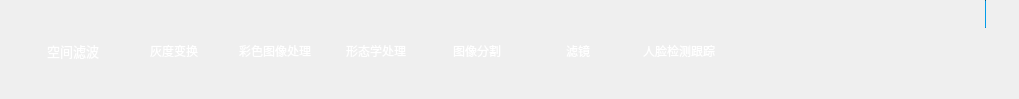
      <widget class="QWidget" name="scrollAreaWidgetContents_4">
       <property name="geometry">
        <rect>
         <x>0</x>
         <y>0</y>
         <width>1019</width>
         <height>99</height>
        </rect>
       </property>
       <widget class="QToolButton" name="toolButton">
        <property name="geometry">
         <rect>
          <x>23</x>
          <y>1</y>
          <width>100</width>
          <height>100</height>
         </rect>
        </property>
        <property name="sizePolicy">
         <sizepolicy hsizetype="Expanding" vsizetype="Fixed">
          <horstretch>0</horstretch>
          <verstretch>0</verstretch>
         </sizepolicy>
        </property>
        <property name="sizeIncrement">
         <size>
          <width>0</width>
          <height>0</height>
         </size>
        </property>
        <property name="font">
         <font>
          <family>Microsoft JhengHei</family>
          <pointsize>10</pointsize>
          <weight>9</weight>
          <italic>false</italic>
          <bold>false</bold>
         </font>
        </property>
        <property name="cursor">
         <cursorShape>PointingHandCursor</cursorShape>
        </property>
        <property name="mouseTracking">
         <bool>true</bool>
        </property>
        <property name="focusPolicy">
         <enum>Qt::StrongFocus</enum>
        </property>
        <property name="contextMenuPolicy">
         <enum>Qt::DefaultContextMenu</enum>
        </property>
        <property name="acceptDrops">
         <bool>false</bool>
        </property>
        <property name="layoutDirection">
         <enum>Qt::LeftToRight</enum>
        </property>
        <property name="autoFillBackground">
         <bool>false</bool>
        </property>
        <property name="styleSheet">
         <string notr="true">QToolButton{
font: 75 10pt &quot;Microsoft JhengHei&quot;;
color: rgb(255, 255, 255);
padding: 7px 7px;
 border: 1px ;
 
}
QToolButton:hover{
background-color: rgb(61, 165, 252);
padding: 5px 5px;
 border: 1px ;

}

QToolButton:checked{
background-color: rgb(61, 165, 252);

}</string>
        </property>
        <property name="text">
         <string>空间滤波</string>
        </property>
        <property name="icon">
         <iconset resource="menu.qrc">
          <normaloff>:/images/104.jpg</normaloff>:/images/104.jpg</iconset>
        </property>
        <property name="iconSize">
         <size>
          <width>79</width>
          <height>62</height>
         </size>
        </property>
        <property name="checkable">
         <bool>true</bool>
        </property>
        <property name="checked">
         <bool>false</bool>
        </property>
        <property name="autoRepeat">
         <bool>false</bool>
        </property>
        <property name="autoExclusive">
         <bool>true</bool>
        </property>
        <property name="autoRepeatDelay">
         <number>300</number>
        </property>
        <property name="autoRepeatInterval">
         <number>100</number>
        </property>
        <property name="popupMode">
         <enum>QToolButton::DelayedPopup</enum>
        </property>
        <property name="toolButtonStyle">
         <enum>Qt::ToolButtonTextUnderIcon</enum>
        </property>
        <property name="autoRaise">
         <bool>true</bool>
        </property>
        <property name="arrowType">
         <enum>Qt::NoArrow</enum>
        </property>
       </widget>
       <widget class="QToolButton" name="toolButton_2">
        <property name="geometry">
         <rect>
          <x>225</x>
          <y>1</y>
          <width>100</width>
          <height>100</height>
         </rect>
        </property>
        <property name="cursor">
         <cursorShape>PointingHandCursor</cursorShape>
        </property>
        <property name="mouseTracking">
         <bool>true</bool>
        </property>
        <property name="focusPolicy">
         <enum>Qt::ClickFocus</enum>
        </property>
        <property name="styleSheet">
         <string notr="true">QToolButton{
font: 75 10pt &quot;Microsoft JhengHei&quot;;
color: rgb(255, 255, 255);
padding: 7px 7px;
 border: 1px ;
 
}
QToolButton:hover{
background-color: rgb(61, 165, 252);
padding: 5px 5px;
 border: 1px ;

}

QToolButton:checked{
background-color: rgb(61, 165, 252);

}</string>
        </property>
        <property name="text">
         <string>彩色图像处理</string>
        </property>
        <property name="icon">
         <iconset resource="menu.qrc">
          <normaloff>:/images/108.png</normaloff>:/images/108.png</iconset>
        </property>
        <property name="iconSize">
         <size>
          <width>79</width>
          <height>61</height>
         </size>
        </property>
        <property name="checkable">
         <bool>true</bool>
        </property>
        <property name="checked">
         <bool>false</bool>
        </property>
        <property name="autoExclusive">
         <bool>true</bool>
        </property>
        <property name="toolButtonStyle">
         <enum>Qt::ToolButtonTextUnderIcon</enum>
        </property>
        <property name="autoRaise">
         <bool>true</bool>
        </property>
       </widget>
       <widget class="QToolButton" name="toolButton_3">
        <property name="geometry">
         <rect>
          <x>326</x>
          <y>1</y>
          <width>100</width>
          <height>100</height>
         </rect>
        </property>
        <property name="sizePolicy">
         <sizepolicy hsizetype="Fixed" vsizetype="Fixed">
          <horstretch>0</horstretch>
          <verstretch>0</verstretch>
         </sizepolicy>
        </property>
        <property name="cursor">
         <cursorShape>PointingHandCursor</cursorShape>
        </property>
        <property name="mouseTracking">
         <bool>true</bool>
        </property>
        <property name="styleSheet">
         <string notr="true">QToolButton{
font: 75 10pt &quot;Microsoft JhengHei&quot;;
color: rgb(255, 255, 255);
padding: 7px 7px;
 border: 1px ;
 
}
QToolButton:hover{
background-color: rgb(61, 165, 252);
padding: 5px 5px;
 border: 1px ;

}

QToolButton:checked{
background-color: rgb(61, 165, 252);

}</string>
        </property>
        <property name="text">
         <string>形态学处理</string>
        </property>
        <property name="icon">
         <iconset resource="menu.qrc">
          <normaloff>:/images/eb863d8244063a46-879cdc9bed8672bf-6f2f3e549eedd2b7914509d9fb23e95f.jpg</normaloff>:/images/eb863d8244063a46-879cdc9bed8672bf-6f2f3e549eedd2b7914509d9fb23e95f.jpg</iconset>
        </property>
        <property name="iconSize">
         <size>
          <width>79</width>
          <height>62</height>
         </size>
        </property>
        <property name="checkable">
         <bool>true</bool>
        </property>
        <property name="autoExclusive">
         <bool>true</bool>
        </property>
        <property name="toolButtonStyle">
         <enum>Qt::ToolButtonTextUnderIcon</enum>
        </property>
        <property name="autoRaise">
         <bool>true</bool>
        </property>
       </widget>
       <widget class="QToolButton" name="toolButton_4">
        <property name="geometry">
         <rect>
          <x>427</x>
          <y>1</y>
          <width>100</width>
          <height>100</height>
         </rect>
        </property>
        <property name="cursor">
         <cursorShape>PointingHandCursor</cursorShape>
        </property>
        <property name="mouseTracking">
         <bool>true</bool>
        </property>
        <property name="styleSheet">
         <string notr="true">QToolButton{
font: 75 10pt &quot;Microsoft JhengHei&quot;;
color: rgb(255, 255, 255);
padding: 7px 7px;
 border: 1px ;
 
}
QToolButton:hover{
background-color: rgb(61, 165, 252);
padding: 5px 5px;
 border: 1px ;

}

QToolButton:checked{
background-color: rgb(61, 165, 252);

}</string>
        </property>
        <property name="text">
         <string>图像分割</string>
        </property>
        <property name="icon">
         <iconset resource="menu.qrc">
          <normaloff>:/images/118.jpg</normaloff>:/images/118.jpg</iconset>
        </property>
        <property name="iconSize">
         <size>
          <width>79</width>
          <height>62</height>
         </size>
        </property>
        <property name="checkable">
         <bool>true</bool>
        </property>
        <property name="autoExclusive">
         <bool>true</bool>
        </property>
        <property name="toolButtonStyle">
         <enum>Qt::ToolButtonTextUnderIcon</enum>
        </property>
        <property name="autoRaise">
         <bool>true</bool>
        </property>
       </widget>
       <widget class="QToolButton" name="toolButton_5">
        <property name="geometry">
         <rect>
          <x>629</x>
          <y>1</y>
          <width>100</width>
          <height>100</height>
         </rect>
        </property>
        <property name="cursor">
         <cursorShape>PointingHandCursor</cursorShape>
        </property>
        <property name="mouseTracking">
         <bool>true</bool>
        </property>
        <property name="toolTipDuration">
         <number>-1</number>
        </property>
        <property name="styleSheet">
         <string notr="true">QToolButton{
font: 75 10pt &quot;Microsoft JhengHei&quot;;
color: rgb(255, 255, 255);
padding: 7px 7px;
 border: 1px ;
 
}
QToolButton:hover{
background-color: rgb(61, 165, 252);
padding: 5px 5px;
 border: 1px ;

}

QToolButton:checked{
background-color: rgb(61, 165, 252);

}</string>
        </property>
        <property name="text">
         <string>人脸检测跟踪</string>
        </property>
        <property name="icon">
         <iconset resource="menu.qrc">
          <normaloff>:/images/116.png</normaloff>:/images/116.png</iconset>
        </property>
        <property name="iconSize">
         <size>
          <width>79</width>
          <height>62</height>
         </size>
        </property>
        <property name="checkable">
         <bool>true</bool>
        </property>
        <property name="autoExclusive">
         <bool>true</bool>
        </property>
        <property name="toolButtonStyle">
         <enum>Qt::ToolButtonTextUnderIcon</enum>
        </property>
        <property name="autoRaise">
         <bool>true</bool>
        </property>
       </widget>
       <widget class="QToolButton" name="toolButton_18">
        <property name="geometry">
         <rect>
          <x>528</x>
          <y>1</y>
          <width>100</width>
          <height>100</height>
         </rect>
        </property>
        <property name="cursor">
         <cursorShape>PointingHandCursor</cursorShape>
        </property>
        <property name="mouseTracking">
         <bool>true</bool>
        </property>
        <property name="styleSheet">
         <string notr="true">QToolButton{
font: 75 10pt &quot;Microsoft JhengHei&quot;;
color: rgb(255, 255, 255);
padding: 7px 7px;
 border: 1px ;
 
}
QToolButton:hover{
background-color: rgb(61, 165, 252);
padding: 5px 5px;
 border: 1px ;

}

QToolButton:checked{
background-color: rgb(61, 165, 252);

}</string>
        </property>
        <property name="text">
         <string>滤镜</string>
        </property>
        <property name="icon">
         <iconset resource="menu.qrc">
          <normaloff>:/images/106.jpg</normaloff>:/images/106.jpg</iconset>
        </property>
        <property name="iconSize">
         <size>
          <width>79</width>
          <height>62</height>
         </size>
        </property>
        <property name="checkable">
         <bool>true</bool>
        </property>
        <property name="autoExclusive">
         <bool>true</bool>
        </property>
        <property name="toolButtonStyle">
         <enum>Qt::ToolButtonTextUnderIcon</enum>
        </property>
        <property name="autoRaise">
         <bool>true</bool>
        </property>
       </widget>
       <widget class="QPushButton" name="pushBtnmax">
        <property name="geometry">
         <rect>
          <x>988</x>
          <y>0</y>
          <width>31</width>
          <height>31</height>
         </rect>
        </property>
        <property name="styleSheet">
         <string notr="true">
QPushButton{
border-image: url(:/images/关闭 (2).png);
}
QPushButton:hover{

	background-color: rgb(255, 0, 0);

color: rgb(255, 255, 255);
padding: 1px 1px; 
border-radius:1px;

}</string>
        </property>
        <property name="text">
         <string/>
        </property>
        <property name="flat">
         <bool>true</bool>
        </property>
       </widget>
       <widget class="QPushButton" name="pushButton_31">
        <property name="geometry">
         <rect>
          <x>953</x>
          <y>0</y>
          <width>31</width>
          <height>31</height>
         </rect>
        </property>
        <property name="sizePolicy">
         <sizepolicy hsizetype="Minimum" vsizetype="Fixed">
          <horstretch>0</horstretch>
          <verstretch>0</verstretch>
         </sizepolicy>
        </property>
        <property name="sizeIncrement">
         <size>
          <width>0</width>
          <height>0</height>
         </size>
        </property>
        <property name="font">
         <font>
          <family>Arial Black</family>
          <pointsize>7</pointsize>
          <weight>75</weight>
          <italic>false</italic>
          <bold>true</bold>
         </font>
        </property>
        <property name="mouseTracking">
         <bool>true</bool>
        </property>
        <property name="focusPolicy">
         <enum>Qt::StrongFocus</enum>
        </property>
        <property name="toolTipDuration">
         <number>-1</number>
        </property>
        <property name="layoutDirection">
         <enum>Qt::LeftToRight</enum>
        </property>
        <property name="styleSheet">
         <string notr="true">QPushButton{
border-image: url(:/images/最小化 (6).png);
}
QPushButton:hover{
background-color: rgb(61, 165, 252);
color: rgb(255, 255, 255);
padding: 1px 1px; 
border-radius:1px;

}
</string>
        </property>
        <property name="autoExclusive">
         <bool>true</bool>
        </property>
        <property name="flat">
         <bool>true</bool>
        </property>
       </widget>
       <widget class="QLabel" name="label_12">
        <property name="geometry">
         <rect>
          <x>750</x>
          <y>11</y>
          <width>191</width>
          <height>70</height>
         </rect>
        </property>
        <property name="styleSheet">
         <string notr="true">background-image: url(:/images/QQ截图20160429175349.png);</string>
        </property>
        <property name="text">
         <string/>
        </property>
       </widget>
       <widget class="Line" name="line_4">
        <property name="geometry">
         <rect>
          <x>985</x>
          <y>0</y>
          <width>1</width>
          <height>28</height>
         </rect>
        </property>
        <property name="styleSheet">
         <string notr="true">background-color: rgb(2, 136, 203);</string>
        </property>
        <property name="orientation">
         <enum>Qt::Vertical</enum>
        </property>
       </widget>
       <widget class="QToolButton" name="toolButton_12">
        <property name="geometry">
         <rect>
          <x>124</x>
          <y>1</y>
          <width>100</width>
          <height>100</height>
         </rect>
        </property>
        <property name="styleSheet">
         <string notr="true">QToolButton{
font: 75 10pt &quot;Microsoft JhengHei&quot;;
color: rgb(255, 255, 255);
padding: 7px 7px;
 border: 1px ;
 
}
QToolButton:hover{
background-color: rgb(61, 165, 252);
padding: 5px 5px;
 border: 1px ;

}

QToolButton:checked{
background-color: rgb(61, 165, 252);

}</string>
        </property>
        <property name="text">
         <string>灰度变换</string>
        </property>
        <property name="icon">
         <iconset resource="menu.qrc">
          <normaloff>:/images/0110c4476cdf5946-78d65c2a03cce2bf-35987e0235f79331b6a5da2bf6075001 (2).jpg</normaloff>:/images/0110c4476cdf5946-78d65c2a03cce2bf-35987e0235f79331b6a5da2bf6075001 (2).jpg</iconset>
        </property>
        <property name="iconSize">
         <size>
          <width>79</width>
          <height>62</height>
         </size>
        </property>
        <property name="checkable">
         <bool>true</bool>
        </property>
        <property name="autoExclusive">
         <bool>true</bool>
        </property>
        <property name="toolButtonStyle">
         <enum>Qt::ToolButtonTextUnderIcon</enum>
        </property>
       </widget>
       <zorder>toolButton_5</zorder>
       <zorder>toolButton_4</zorder>
       <zorder>toolButton_3</zorder>
       <zorder>toolButton_2</zorder>
       <zorder>toolButton</zorder>
       <zorder>toolButton_18</zorder>
       <zorder>pushBtnmax</zorder>
       <zorder>pushButton_31</zorder>
       <zorder>label_12</zorder>
       <zorder>line_4</zorder>
       <zorder>toolButton_12</zorder>
      </widget>
